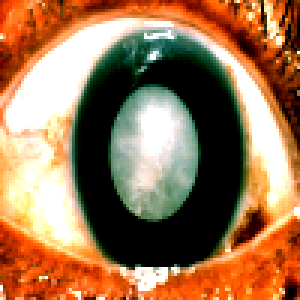
%> input picture Cataract_Test/resized_train/cataract_246.png, 100 x 100 px (shown 3 times larger); its folder holds only this picture in this run
$ octave eyes4.m   (GNU Octave 9; MATLAB toolbox functions it lacks are replaced by stand-ins)
%> lines starting %> are read from the running program, lines starting %| are printed output that depends on the picture; in (x1, y1, x2, y2) boxes, pixels count from 0 and x2, y2 are one past the last pixel; in counts of white or black regions, pixels touching at a corner belong together; the program's own positions count from 1
% กำหนดไดเร็กทอรีที่มีรูปภาพ
resized_dir = 'Dataset/resized_train';
processed_dir = 'Dataset/processed_images';

% สร้างไดเร็กทอรีสำหรับรูปภาพที่ประมวลผลหากไม่มีอยู่
if ~exist(processed_dir, 'dir')
    mkdir(processed_dir);
end

% แสดงรายการไฟล์รูปภาพทั้งหมดในไดเร็กทอรีที่ปรับขนาด
resized_files = dir(fullfile(resized_dir, '*.png'));

% วนซ้ำรูปภาพที่ปรับขนาดแล้ว
for i = 1:numel(resized_files)
    % โหลดภาพ
    filename = fullfile(resized_dir, resized_files(i).name);
    img = imread(filename);
%> img is the input picture: size 100x100x3 uint8; mean R, G, B 157.2, 117, 82.5

    % แปลงภาพให้เป็นโทนส์เทา
    gray = rgb2gray(img);
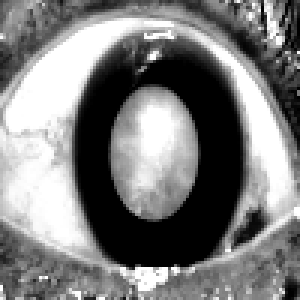
%> gray: size 100x100 uint8 (shown 3 times larger); min 0, max 255, mean 125.1

    % แปลงภาพระดับสีเทาเป็น black and white
    binary_image = imbinarize(gray);
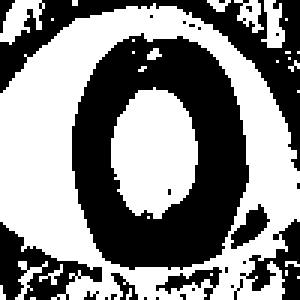
%> binary_image: size 100x100 logical (shown 3 times larger); 53% white; 28 black regions (20 under 20 px), largest, box (x1, y1, x2, y2) and area: (24, 11, 83, 90) 2752, (0, 0, 100, 57) 1068, (0, 74, 34, 100) 379

    % ทำการตรวจจับขอบโดยใช้อัลกอริธึม Canny
    edges = edge(binary_image, 'canny');
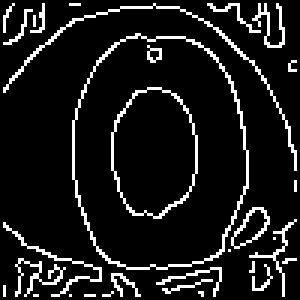
%> edges: size 100x100 logical (shown 3 times larger); 10.3% white in thin lines or dots

    % ค้นหาวงกลมในภาพที่ตรวจพบขอบ
    [centers, radii, metric] = imfindcircles(edges, [10 200], 'ObjectPolarity', 'dark');
%> centers = [52.31 48.68]; radii = 17.84; metric = 0.359

    % เลือกวงกลมที่มีหน่วยเมตริกสูงสุดเป็นม่านตา
    [~, index] = max(metric);
%> index = 1
    iris_center = centers(index, :);
%> iris_center = [52.31 48.68]
    iris_radius = radii(index);
%> iris_radius = 17.84

    % วาดม่านตาที่ตรวจพบบนภาพต้นฉบับ
    figure
    imshow(binary_image) % แสดงภาพไบนารี
    hold on
    viscircles(iris_center, iris_radius, 'Color', 'b');
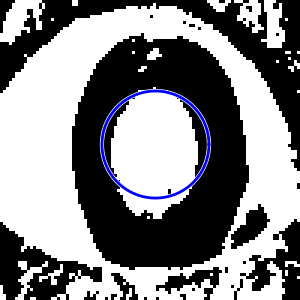
%> figure redrawn from the program's plot data; shown 3 times larger
    hold off

    % ปรับขนาดของภาพเพื่อให้มีขนาด 130x130 พิกเซล
    img_resized = imresize(binary_image, [130, 130]);
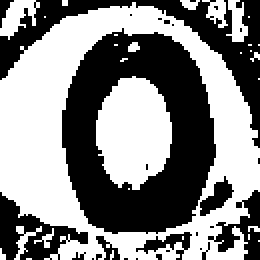
%> img_resized: size 130x130 logical (shown 2 times larger); 52.9% white; 28 black regions (20 under 20 px), largest, box (x1, y1, x2, y2) and area: (31, 14, 108, 117) 4644, (0, 0, 130, 74) 1821, (0, 96, 44, 130) 641

    % บันทึกภาพที่ปรับขนาดแล้วลงในโฟลเดอร์ processed_dir
    [~, name, ~] = fileparts(resized_files(i).name);
    save_name = fullfile(processed_dir, [name, '_processed.png']);
    imwrite(img_resized, save_name);

    close(gcf);
end

$ run again, on Cataract_Test/resized_train/cataract_265.png
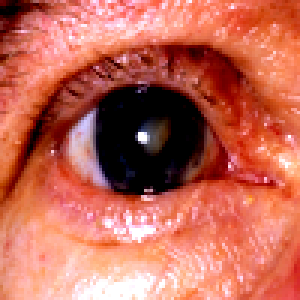
%> input picture Cataract_Test/resized_train/cataract_265.png, 100 x 100 px (shown 3 times larger)
%> img is the input picture: size 100x100x3 uint8; mean R, G, B 193.7, 103.3, 86
%> binary_image: size 100x100 logical; 67.4% white; 14 black regions (10 under 20 px), largest, box (x1, y1, x2, y2) and area: (0, 14, 94, 69) 2955, (0, 0, 18, 24) 170, (90, 0, 100, 11) 60, (96, 86, 100, 98) 28
%> `edges = edge(binary_image, 'canny');`:
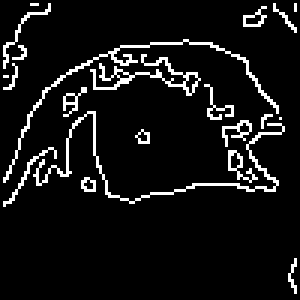
%> edges: size 100x100 logical (shown 3 times larger); 7.7% white in thin lines or dots
%> centers = [51.81 47.37]; radii = 20.24; metric = 0.321
%> index = 1
%> iris_center = [51.81 47.37]
%> iris_radius = 20.24
%> `img_resized = imresize(binary_image, [130, 130]);`:
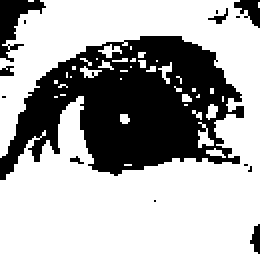
%> img_resized: size 130x130 logical (shown 2 times larger); 67.2% white; 14 black regions (8 under 20 px), largest, box (x1, y1, x2, y2) and area: (0, 18, 122, 90) 5017, (0, 0, 23, 31) 296, (117, 0, 130, 14) 101, (125, 112, 130, 127) 48, (104, 4, 114, 12) 26, (0, 33, 7, 38) 26
